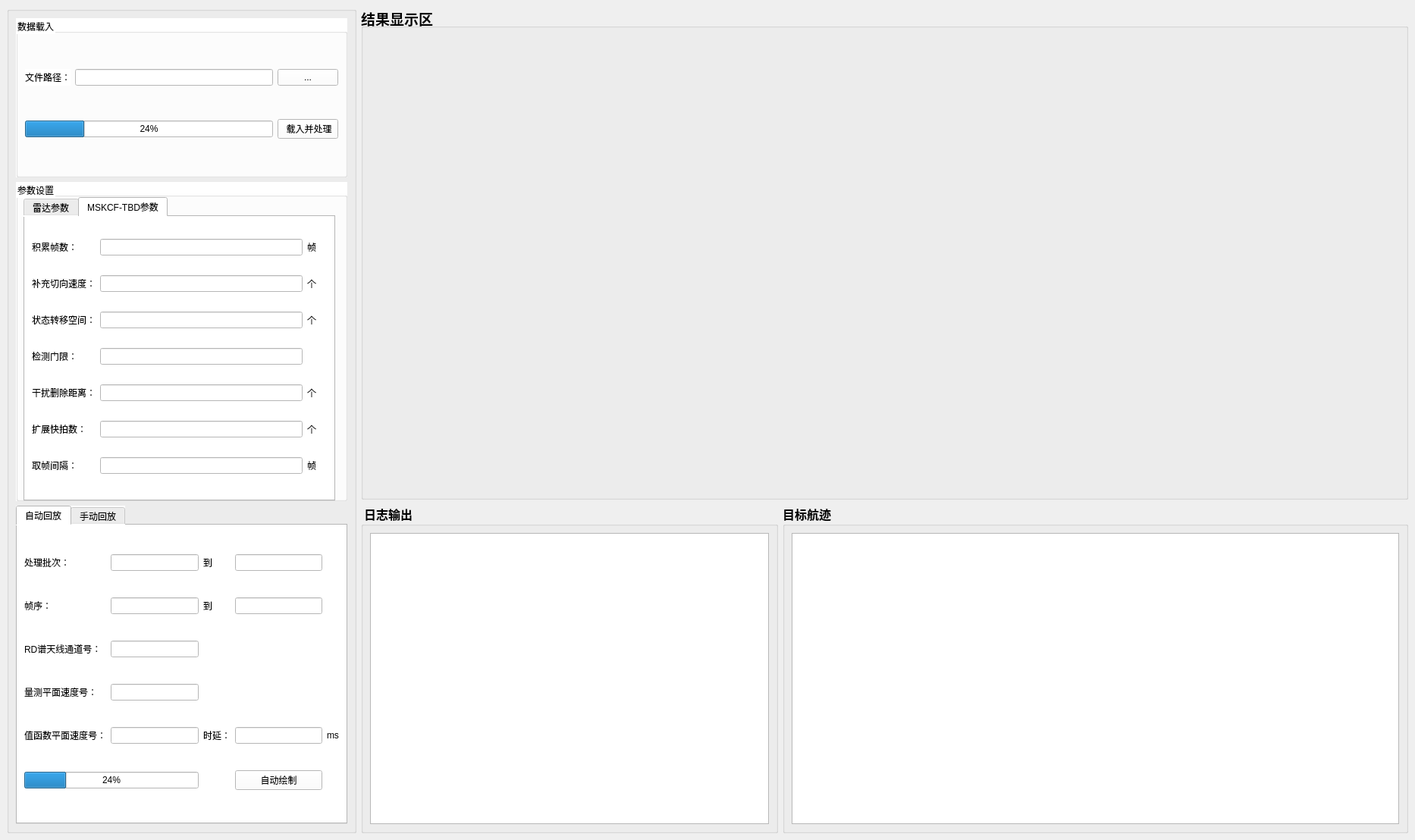
<?xml version="1.0" encoding="UTF-8"?>
<ui version="4.0">
 <class>MainWindow</class>
 <widget class="QMainWindow" name="MainWindow">
  <property name="geometry">
   <rect>
    <x>0</x>
    <y>0</y>
    <width>1866</width>
    <height>1108</height>
   </rect>
  </property>
  <property name="minimumSize">
   <size>
    <width>0</width>
    <height>0</height>
   </size>
  </property>
  <property name="maximumSize">
   <size>
    <width>16777215</width>
    <height>16777215</height>
   </size>
  </property>
  <property name="baseSize">
   <size>
    <width>0</width>
    <height>0</height>
   </size>
  </property>
  <property name="windowTitle">
   <string>MainWindow</string>
  </property>
  <widget class="QWidget" name="centralwidget">
   <layout class="QGridLayout" name="gridLayout_2" rowstretch="3,2" columnstretch="1,3">
    <item row="0" column="0" rowspan="2">
     <widget class="QGroupBox" name="groupBox">
      <property name="title">
       <string/>
      </property>
      <layout class="QVBoxLayout" name="verticalLayout" stretch="1,2,2">
       <item>
        <widget class="QGroupBox" name="groupBox_4">
         <property name="styleSheet">
          <string notr="true">background-color: rgb(255,255,255);</string>
         </property>
         <property name="title">
          <string>数据载入</string>
         </property>
         <layout class="QGridLayout" name="gridLayout">
          <item row="0" column="1">
           <widget class="QLineEdit" name="line_path"/>
          </item>
          <item row="0" column="0">
           <widget class="QLabel" name="label">
            <property name="text">
             <string>文件路径：</string>
            </property>
           </widget>
          </item>
          <item row="0" column="2">
           <widget class="QPushButton" name="Btn_GetDir">
            <property name="text">
             <string>...</string>
            </property>
           </widget>
          </item>
          <item row="1" column="2">
           <widget class="QPushButton" name="Btn_Proc">
            <property name="text">
             <string> 载入并处理</string>
            </property>
           </widget>
          </item>
          <item row="1" column="0" colspan="2">
           <widget class="QProgressBar" name="progressBar_proc">
            <property name="value">
             <number>24</number>
            </property>
           </widget>
          </item>
         </layout>
        </widget>
       </item>
       <item>
        <widget class="QGroupBox" name="groupBox_3">
         <property name="styleSheet">
          <string notr="true">background-color: rgb(255,255,255);</string>
         </property>
         <property name="title">
          <string>参数设置</string>
         </property>
         <widget class="QTabWidget" name="tabWidget">
          <property name="geometry">
           <rect>
            <x>10</x>
            <y>20</y>
            <width>411</width>
            <height>401</height>
           </rect>
          </property>
          <property name="toolTip">
           <string>&lt;html&gt;&lt;head/&gt;&lt;body&gt;&lt;p&gt;&lt;br/&gt;&lt;/p&gt;&lt;/body&gt;&lt;/html&gt;</string>
          </property>
          <property name="styleSheet">
           <string notr="true">background-color: rgb(255,255,255);</string>
          </property>
          <property name="currentIndex">
           <number>1</number>
          </property>
          <widget class="QWidget" name="tab">
           <attribute name="title">
            <string>雷达参数</string>
           </attribute>
           <layout class="QGridLayout" name="gridLayout_4">
            <item row="0" column="0">
             <widget class="QLabel" name="label_2">
              <property name="text">
               <string>数据帧数：</string>
              </property>
             </widget>
            </item>
            <item row="0" column="1">
             <widget class="QLineEdit" name="line_N_Frame">
              <property name="sizePolicy">
               <sizepolicy hsizetype="Fixed" vsizetype="Fixed">
                <horstretch>0</horstretch>
                <verstretch>0</verstretch>
               </sizepolicy>
              </property>
             </widget>
            </item>
            <item row="0" column="2">
             <widget class="QLabel" name="label_13">
              <property name="text">
               <string>帧</string>
              </property>
             </widget>
            </item>
            <item row="0" column="3" rowspan="5">
             <widget class="Line" name="line">
              <property name="orientation">
               <enum>Qt::Vertical</enum>
              </property>
             </widget>
            </item>
            <item row="0" column="4">
             <widget class="QLabel" name="label_7">
              <property name="text">
               <string>信号带宽：</string>
              </property>
             </widget>
            </item>
            <item row="0" column="5">
             <widget class="QLineEdit" name="line_B">
              <property name="sizePolicy">
               <sizepolicy hsizetype="Fixed" vsizetype="Fixed">
                <horstretch>0</horstretch>
                <verstretch>0</verstretch>
               </sizepolicy>
              </property>
             </widget>
            </item>
            <item row="0" column="6">
             <widget class="QLabel" name="label_18">
              <property name="text">
               <string>MHz</string>
              </property>
             </widget>
            </item>
            <item row="1" column="0">
             <widget class="QLabel" name="label_3">
              <property name="text">
               <string>天线阵列数：</string>
              </property>
             </widget>
            </item>
            <item row="1" column="1">
             <widget class="QLineEdit" name="line_N_channel">
              <property name="sizePolicy">
               <sizepolicy hsizetype="Fixed" vsizetype="Fixed">
                <horstretch>0</horstretch>
                <verstretch>0</verstretch>
               </sizepolicy>
              </property>
             </widget>
            </item>
            <item row="1" column="2">
             <widget class="QLabel" name="label_14">
              <property name="text">
               <string>个</string>
              </property>
             </widget>
            </item>
            <item row="1" column="4">
             <widget class="QLabel" name="label_8">
              <property name="text">
               <string>PRT：</string>
              </property>
             </widget>
            </item>
            <item row="1" column="5">
             <widget class="QLineEdit" name="line_PRT">
              <property name="sizePolicy">
               <sizepolicy hsizetype="Fixed" vsizetype="Fixed">
                <horstretch>0</horstretch>
                <verstretch>0</verstretch>
               </sizepolicy>
              </property>
             </widget>
            </item>
            <item row="1" column="6">
             <widget class="QLabel" name="label_19">
              <property name="text">
               <string>us</string>
              </property>
             </widget>
            </item>
            <item row="2" column="0">
             <widget class="QLabel" name="label_4">
              <property name="text">
               <string>调频脉冲数：</string>
              </property>
             </widget>
            </item>
            <item row="2" column="1">
             <widget class="QLineEdit" name="line_N_chirp">
              <property name="sizePolicy">
               <sizepolicy hsizetype="Fixed" vsizetype="Fixed">
                <horstretch>0</horstretch>
                <verstretch>0</verstretch>
               </sizepolicy>
              </property>
             </widget>
            </item>
            <item row="2" column="2">
             <widget class="QLabel" name="label_15">
              <property name="text">
               <string>个</string>
              </property>
             </widget>
            </item>
            <item row="2" column="4">
             <widget class="QLabel" name="label_9">
              <property name="text">
               <string>脉宽：</string>
              </property>
             </widget>
            </item>
            <item row="2" column="5">
             <widget class="QLineEdit" name="line_delT_pulse">
              <property name="sizePolicy">
               <sizepolicy hsizetype="Fixed" vsizetype="Fixed">
                <horstretch>0</horstretch>
                <verstretch>0</verstretch>
               </sizepolicy>
              </property>
             </widget>
            </item>
            <item row="2" column="6">
             <widget class="QLabel" name="label_20">
              <property name="text">
               <string>us</string>
              </property>
             </widget>
            </item>
            <item row="3" column="0">
             <widget class="QLabel" name="label_5">
              <property name="text">
               <string>脉冲采样数：</string>
              </property>
             </widget>
            </item>
            <item row="3" column="1">
             <widget class="QLineEdit" name="line_N_sample">
              <property name="sizePolicy">
               <sizepolicy hsizetype="Fixed" vsizetype="Fixed">
                <horstretch>0</horstretch>
                <verstretch>0</verstretch>
               </sizepolicy>
              </property>
             </widget>
            </item>
            <item row="3" column="2">
             <widget class="QLabel" name="label_16">
              <property name="text">
               <string>个</string>
              </property>
             </widget>
            </item>
            <item row="3" column="4">
             <widget class="QLabel" name="label_10">
              <property name="text">
               <string>采样率：</string>
              </property>
             </widget>
            </item>
            <item row="3" column="5">
             <widget class="QLineEdit" name="line_fs">
              <property name="sizePolicy">
               <sizepolicy hsizetype="Fixed" vsizetype="Fixed">
                <horstretch>0</horstretch>
                <verstretch>0</verstretch>
               </sizepolicy>
              </property>
             </widget>
            </item>
            <item row="3" column="6">
             <widget class="QLabel" name="label_21">
              <property name="text">
               <string>ksps</string>
              </property>
             </widget>
            </item>
            <item row="4" column="0">
             <widget class="QLabel" name="label_6">
              <property name="text">
               <string>起始载频：</string>
              </property>
             </widget>
            </item>
            <item row="4" column="1">
             <widget class="QLineEdit" name="line_fc">
              <property name="sizePolicy">
               <sizepolicy hsizetype="Fixed" vsizetype="Fixed">
                <horstretch>0</horstretch>
                <verstretch>0</verstretch>
               </sizepolicy>
              </property>
             </widget>
            </item>
            <item row="4" column="2">
             <widget class="QLabel" name="label_17">
              <property name="text">
               <string>GHz</string>
              </property>
             </widget>
            </item>
            <item row="4" column="4">
             <widget class="QLabel" name="label_11">
              <property name="text">
               <string>帧间间隔：</string>
              </property>
             </widget>
            </item>
            <item row="4" column="5">
             <widget class="QLineEdit" name="line_delT_frame">
              <property name="sizePolicy">
               <sizepolicy hsizetype="Fixed" vsizetype="Fixed">
                <horstretch>0</horstretch>
                <verstretch>0</verstretch>
               </sizepolicy>
              </property>
             </widget>
            </item>
            <item row="4" column="6">
             <widget class="QLabel" name="label_22">
              <property name="text">
               <string>ms</string>
              </property>
             </widget>
            </item>
           </layout>
          </widget>
          <widget class="QWidget" name="tab_2">
           <attribute name="title">
            <string>MSKCF-TBD参数</string>
           </attribute>
           <layout class="QGridLayout" name="gridLayout_3">
            <item row="0" column="0">
             <widget class="QLabel" name="label_12">
              <property name="text">
               <string>积累帧数：</string>
              </property>
             </widget>
            </item>
            <item row="0" column="1">
             <widget class="QLineEdit" name="line_N_K"/>
            </item>
            <item row="0" column="2">
             <widget class="QLabel" name="label_31">
              <property name="text">
               <string>帧</string>
              </property>
             </widget>
            </item>
            <item row="1" column="0">
             <widget class="QLabel" name="label_23">
              <property name="text">
               <string>补充切向速度：</string>
              </property>
             </widget>
            </item>
            <item row="1" column="1">
             <widget class="QLineEdit" name="line_N_vt"/>
            </item>
            <item row="1" column="2">
             <widget class="QLabel" name="label_32">
              <property name="text">
               <string>个</string>
              </property>
             </widget>
            </item>
            <item row="2" column="0">
             <widget class="QLabel" name="label_24">
              <property name="text">
               <string>状态转移空间：</string>
              </property>
             </widget>
            </item>
            <item row="2" column="1">
             <widget class="QLineEdit" name="line_N_Q"/>
            </item>
            <item row="2" column="2">
             <widget class="QLabel" name="label_33">
              <property name="text">
               <string>个</string>
              </property>
             </widget>
            </item>
            <item row="3" column="0">
             <widget class="QLabel" name="label_25">
              <property name="text">
               <string>检测门限：</string>
              </property>
             </widget>
            </item>
            <item row="3" column="1">
             <widget class="QLineEdit" name="line_threshold"/>
            </item>
            <item row="3" column="3">
             <widget class="QLabel" name="label_34">
              <property name="text">
               <string/>
              </property>
             </widget>
            </item>
            <item row="4" column="0">
             <widget class="QLabel" name="label_26">
              <property name="text">
               <string>干扰删除距离：</string>
              </property>
             </widget>
            </item>
            <item row="4" column="1">
             <widget class="QLineEdit" name="line_distance"/>
            </item>
            <item row="4" column="2">
             <widget class="QLabel" name="label_35">
              <property name="text">
               <string>个</string>
              </property>
             </widget>
            </item>
            <item row="5" column="0">
             <widget class="QLabel" name="label_27">
              <property name="text">
               <string>扩展快拍数：</string>
              </property>
             </widget>
            </item>
            <item row="5" column="1">
             <widget class="QLineEdit" name="line_R_lr"/>
            </item>
            <item row="5" column="2">
             <widget class="QLabel" name="label_36">
              <property name="text">
               <string>个</string>
              </property>
             </widget>
            </item>
            <item row="6" column="0">
             <widget class="QLabel" name="label_28">
              <property name="text">
               <string>取帧间隔：</string>
              </property>
             </widget>
            </item>
            <item row="6" column="1">
             <widget class="QLineEdit" name="line_delN_frame"/>
            </item>
            <item row="6" column="2">
             <widget class="QLabel" name="label_37">
              <property name="text">
               <string>帧</string>
              </property>
             </widget>
            </item>
           </layout>
          </widget>
         </widget>
        </widget>
       </item>
       <item>
        <widget class="QTabWidget" name="tabWidget_2">
         <property name="styleSheet">
          <string notr="true">background-color: rgb(255,255,255);</string>
         </property>
         <property name="currentIndex">
          <number>0</number>
         </property>
         <widget class="QWidget" name="sd">
          <attribute name="title">
           <string>自动回放</string>
          </attribute>
          <layout class="QGridLayout" name="gridLayout_6">
           <item row="0" column="0">
            <widget class="QLabel" name="label_46">
             <property name="text">
              <string>处理批次：</string>
             </property>
            </widget>
           </item>
           <item row="0" column="1">
            <widget class="QLineEdit" name="line_batch_2s">
             <property name="styleSheet">
              <string notr="true"/>
             </property>
            </widget>
           </item>
           <item row="0" column="2">
            <widget class="QLabel" name="label_50">
             <property name="text">
              <string>到</string>
             </property>
            </widget>
           </item>
           <item row="0" column="3">
            <widget class="QLineEdit" name="line_batch_2e">
             <property name="styleSheet">
              <string notr="true"/>
             </property>
            </widget>
           </item>
           <item row="1" column="0">
            <widget class="QLabel" name="label_45">
             <property name="text">
              <string>帧序：</string>
             </property>
            </widget>
           </item>
           <item row="1" column="1">
            <widget class="QLineEdit" name="line_frame_2s"/>
           </item>
           <item row="1" column="2">
            <widget class="QLabel" name="label_51">
             <property name="text">
              <string>到</string>
             </property>
            </widget>
           </item>
           <item row="1" column="3">
            <widget class="QLineEdit" name="line_frame_2e"/>
           </item>
           <item row="2" column="0">
            <widget class="QLabel" name="label_47">
             <property name="text">
              <string>RD谱天线通道号：</string>
             </property>
            </widget>
           </item>
           <item row="2" column="1">
            <widget class="QLineEdit" name="line_channel_2"/>
           </item>
           <item row="3" column="0">
            <widget class="QLabel" name="label_48">
             <property name="text">
              <string>量测平面速度号：</string>
             </property>
            </widget>
           </item>
           <item row="3" column="1">
            <widget class="QLineEdit" name="line_MeaV_2"/>
           </item>
           <item row="4" column="0">
            <widget class="QLabel" name="label_49">
             <property name="text">
              <string>值函数平面速度号：</string>
             </property>
            </widget>
           </item>
           <item row="4" column="1">
            <widget class="QLineEdit" name="line_MerV_2"/>
           </item>
           <item row="4" column="2">
            <widget class="QLabel" name="label_52">
             <property name="text">
              <string>时延：</string>
             </property>
            </widget>
           </item>
           <item row="4" column="3">
            <widget class="QLineEdit" name="line_delt"/>
           </item>
           <item row="4" column="4">
            <widget class="QLabel" name="label_53">
             <property name="text">
              <string>ms</string>
             </property>
            </widget>
           </item>
           <item row="5" column="0" colspan="2">
            <widget class="QProgressBar" name="progressBar_play">
             <property name="value">
              <number>24</number>
             </property>
            </widget>
           </item>
           <item row="5" column="3">
            <widget class="QPushButton" name="Btn_draw_auto">
             <property name="text">
              <string>自动绘制</string>
             </property>
            </widget>
           </item>
          </layout>
         </widget>
         <widget class="QWidget" name="tab_5">
          <attribute name="title">
           <string>手动回放</string>
          </attribute>
          <layout class="QGridLayout" name="gridLayout_5">
           <item row="0" column="0">
            <widget class="QLabel" name="label_40">
             <property name="text">
              <string>处理批次：</string>
             </property>
            </widget>
           </item>
           <item row="0" column="1">
            <widget class="QLineEdit" name="line_batch">
             <property name="styleSheet">
              <string notr="true"/>
             </property>
            </widget>
           </item>
           <item row="1" column="0">
            <widget class="QLabel" name="label_41">
             <property name="text">
              <string>帧序：</string>
             </property>
            </widget>
           </item>
           <item row="1" column="1">
            <widget class="QLineEdit" name="line_frame"/>
           </item>
           <item row="2" column="0">
            <widget class="QLabel" name="label_42">
             <property name="text">
              <string>RD谱天线通道号：</string>
             </property>
            </widget>
           </item>
           <item row="2" column="1">
            <widget class="QLineEdit" name="line_channel"/>
           </item>
           <item row="3" column="0">
            <widget class="QLabel" name="label_43">
             <property name="text">
              <string>量测平面速度号：</string>
             </property>
            </widget>
           </item>
           <item row="3" column="1">
            <widget class="QLineEdit" name="line_MeaV"/>
           </item>
           <item row="4" column="0">
            <widget class="QLabel" name="label_44">
             <property name="text">
              <string>值函数平面速度号：</string>
             </property>
            </widget>
           </item>
           <item row="4" column="1">
            <widget class="QLineEdit" name="line_MerV"/>
           </item>
           <item row="5" column="1">
            <widget class="QPushButton" name="Btn_draw">
             <property name="text">
              <string> 手动绘制</string>
             </property>
            </widget>
           </item>
          </layout>
         </widget>
        </widget>
       </item>
      </layout>
     </widget>
    </item>
    <item row="0" column="1">
     <widget class="QGroupBox" name="groupBox2">
      <property name="font">
       <font>
        <family>Consolas</family>
        <pointsize>14</pointsize>
        <weight>75</weight>
        <bold>true</bold>
       </font>
      </property>
      <property name="title">
       <string>结果显示区</string>
      </property>
     </widget>
    </item>
    <item row="1" column="1">
     <layout class="QHBoxLayout" name="horizontalLayout" stretch="2,3">
      <item>
       <widget class="QGroupBox" name="groupBox4">
        <property name="font">
         <font>
          <family>Adobe Devanagari</family>
          <pointsize>12</pointsize>
          <weight>75</weight>
          <bold>true</bold>
         </font>
        </property>
        <property name="title">
         <string> 日志输出</string>
        </property>
        <layout class="QVBoxLayout" name="verticalLayout_5">
         <item>
          <widget class="QTextBrowser" name="textBrowser">
           <property name="styleSheet">
            <string notr="true"/>
           </property>
          </widget>
         </item>
        </layout>
       </widget>
      </item>
      <item>
       <widget class="QGroupBox" name="groupBox3">
        <property name="font">
         <font>
          <family>Adobe Devanagari</family>
          <pointsize>12</pointsize>
          <weight>75</weight>
          <bold>true</bold>
         </font>
        </property>
        <property name="title">
         <string>目标航迹</string>
        </property>
        <layout class="QVBoxLayout" name="verticalLayout_6">
         <item>
          <widget class="QTableView" name="tableView">
           <property name="styleSheet">
            <string notr="true"/>
           </property>
           <property name="frameShape">
            <enum>QFrame::StyledPanel</enum>
           </property>
          </widget>
         </item>
        </layout>
       </widget>
      </item>
     </layout>
    </item>
   </layout>
  </widget>
 </widget>
 <resources/>
 <connections/>
</ui>
